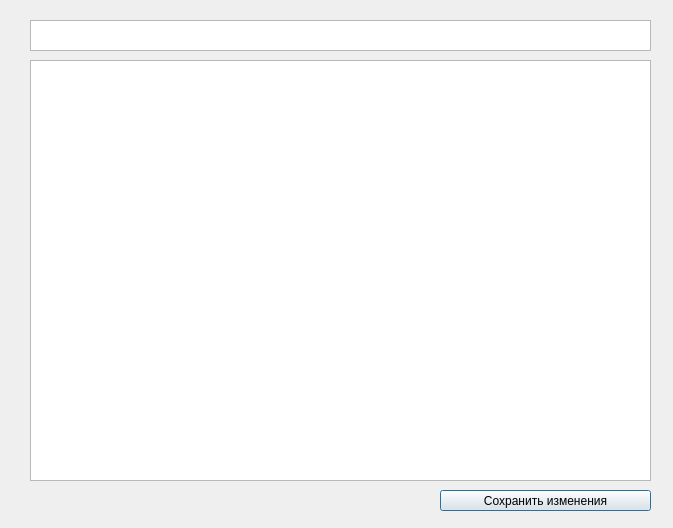
<?xml version="1.0" encoding="UTF-8"?>
<ui version="4.0">
 <class>dayEditDialog</class>
 <widget class="QDialog" name="dayEditDialog">
  <property name="geometry">
   <rect>
    <x>0</x>
    <y>0</y>
    <width>673</width>
    <height>528</height>
   </rect>
  </property>
  <property name="windowTitle">
   <string>Окно редактирования существующей записи</string>
  </property>
  <widget class="QTextEdit" name="textEdit">
   <property name="geometry">
    <rect>
     <x>30</x>
     <y>60</y>
     <width>621</width>
     <height>421</height>
    </rect>
   </property>
  </widget>
  <widget class="QPushButton" name="pushButton">
   <property name="geometry">
    <rect>
     <x>440</x>
     <y>490</y>
     <width>211</width>
     <height>21</height>
    </rect>
   </property>
   <property name="text">
    <string>Сохранить изменения</string>
   </property>
  </widget>
  <widget class="QTextEdit" name="textEdit_2">
   <property name="geometry">
    <rect>
     <x>30</x>
     <y>20</y>
     <width>621</width>
     <height>31</height>
    </rect>
   </property>
  </widget>
 </widget>
 <resources/>
 <connections/>
</ui>
